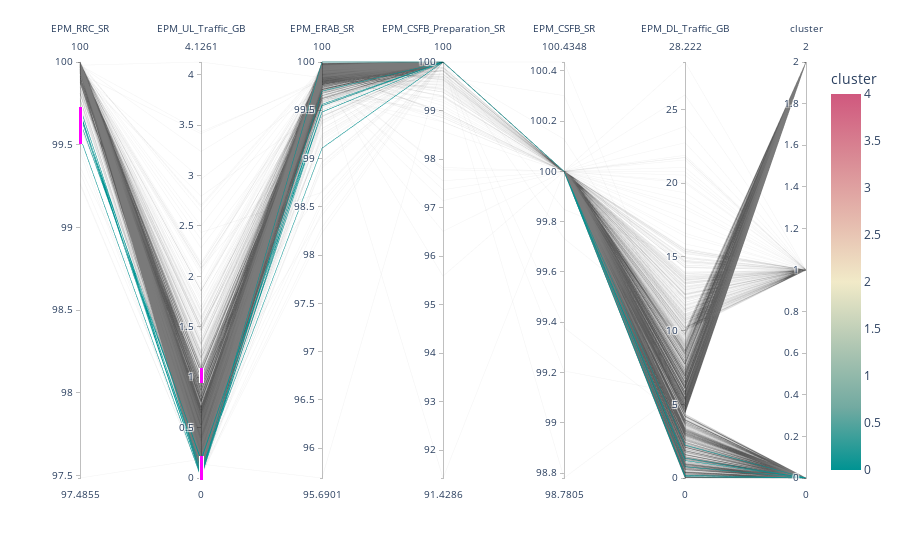

Source (notebook cell):
### Code cell
fig = px.parallel_coordinates(X, color="cluster",
                              dimensions=['EPM_RRC_SR', 'EPM_UL_Traffic_GB', 'EPM_ERAB_SR','EPM_CSFB_Preparation_SR','EPM_CSFB_SR',
                                          'EPM_DL_Traffic_GB','cluster'],
                              color_continuous_scale=px.colors.diverging.Tealrose,
                              color_continuous_midpoint=2)
fig.show()

### Figure 1 — Plotly figure (JSON) as saved in the notebook; plotly's stock layout.template omitted (floating-point values rounded to 4 significant figures; data arrays with more than 128 entries replaced by an {"elided": "..."} marker saying what was removed)
{"data": [{"dimensions": [{"constraintrange": [99.5, 99.73], "label": "EPM_RRC_SR", "values": {"elided": "1367 float values"}}, {"constraintrange": [[-0.07323, 0.2186], [0.9385, 1.094]], "label": "EPM_UL_Traffic_GB", "values": {"elided": "1367 float values"}}, {"constraintrange": [97.87, 97.87], "label": "EPM_ERAB_SR", "values": {"elided": "1367 float values"}}, {"label": "EPM_CSFB_Preparation_SR", "values": {"elided": "1367 float values"}}, {"label": "EPM_CSFB_SR", "values": {"elided": "1367 float values"}}, {"label": "EPM_DL_Traffic_GB", "values": {"elided": "1367 float values"}}, {"label": "cluster", "values": {"elided": "1367 int values"}}], "domain": {"x": [0, 1], "y": [0, 1]}, "line": {"color": {"elided": "1367 int values"}, "coloraxis": "coloraxis"}, "name": "", "type": "parcoords"}], "layout": {"autosize": true, "coloraxis": {"cmid": 2, "colorbar": {"title": {"text": "cluster"}}, "colorscale": [[0, "rgb(0, 147, 146)"], [0.1667, "rgb(114, 170, 161)"], [0.3333, "rgb(177, 199, 179)"], [0.5, "rgb(241, 234, 200)"], [0.6667, "rgb(229, 185, 173)"], [0.8333, "rgb(217, 137, 148)"], [1, "rgb(208, 88, 126)"]]}, "legend": {"tracegroupgap": 0}, "margin": {"t": 60}}}
